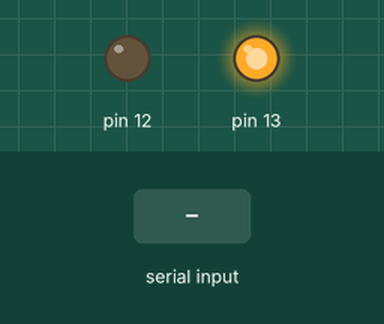
Simulated run of this sketch. Board: Arduino Uno, built with avr-gcc and run on an emulated ATmega328P. Parts: output pins drawn as LEDs (lit = HIGH). Dashed ring = blinking. The test bench sets the inputs (shaded band).

Above: at 1.2 s.
1.3 s: "200\n" received over Serial
At 1.54 s:
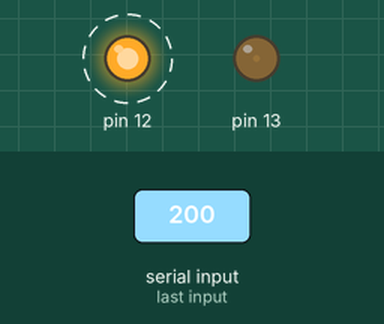
4.3 s: "90,45\n" received over Serial
At 8.0 s:
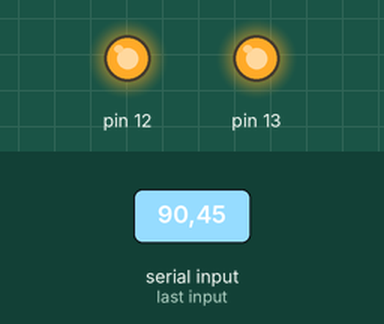
Timing chart, 0 to 9.5 s (numbered marks = the images above; inputs shaded):
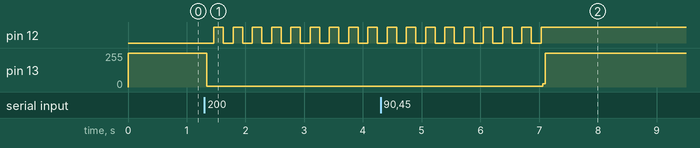

The sketch:

Floppy_sketch.ino
```cpp
#include "Floppy.h"

Floppy alps(80,12,13);

void tick_wrapper(){
	alps.tick();
}

void setup(){
	Serial.begin(115200);
	Timer1.initialize(100);
	Timer1.attachInterrupt(tick_wrapper);
}

void loop(){
	if(Serial.available() > 0){
		int new_period = Serial.parseInt();
		if(new_period != 0){
			alps.setPeriod(new_period);
		}
	}
}
```

Floppy.cpp
```cpp
#include "Floppy.h"

Floppy::Floppy(int maximum_position, int direction_pin, int step_pin)
: MAX_POS(maximum_position)
,    DIR_PIN(direction_pin)
,    STEP_PIN(step_pin)
,    TICK(0)
{
	pinMode(DIR_PIN,OUTPUT);
	pinMode(STEP_PIN,OUTPUT);
}

void Floppy::step(){
	if(POS >= MAX_POS){
		DIR = REVERSE;
		digitalWrite(DIR_PIN,DIR);
	}
	else if(POS <= 0){
		DIR = FORWARD;
		digitalWrite(DIR_PIN,DIR);
	}
	DIR == FORWARD ? POS++ : POS--;
	digitalWrite(STEP_PIN,0);
	delay(PULSE_WIDTH);
	digitalWrite(STEP_PIN,1);
}

void Floppy::tick(){
	if(TICK == PERIOD/100){
		step();
		TICK=0;
	}
	TICK++;
}

void Floppy::setPeriod(int T){
	PERIOD = T;
	TICK = 0;
}
```

Floppy.h
```cpp
#ifndef FLOPPY_H
#define FLOPPY_H

#include "Arduino.h"
#include "TimerOne.h"
#define FORWARD 0
#define REVERSE 1

class Floppy{
public:
	Floppy(int maximum_position, int direction_pin, int step_pin);		// CTOR
	void tick();
	void step();		// step once
	void setPeriod(int T);
private:
	int MAX_POS;		// number of steps from 0 to the max position
	int PULSE_WIDTH = 2;// pulse width in μs
	int PERIOD = 0;		// period in μs
	int TICK;			// current time in μs
	int DIR_PIN;		// pin to which the direction signal is driven
	int STEP_PIN;		// pin to which the step signal is driven
	int POS;			// current head position
	int DIR; 			// current head direction
};

#endif
```

Measured:
- after the input at 1.3 s, pin 12: alternates HIGH for 0.16 s and LOW for 0.16 s, starting after 0.16 s; pin 13: 255/255 → 7/255 at once
- after the input at 4.3 s, pin 12: goes on until 7.0 s, then stays HIGH; pin 13: 7/255 → 255/255 after 2.8 s
